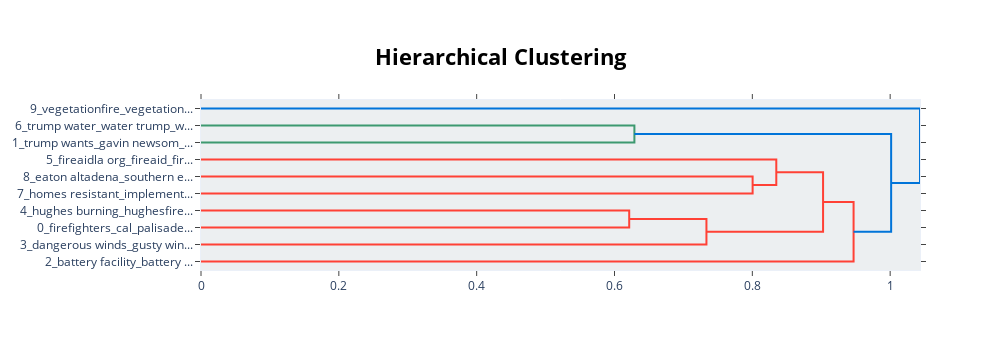

Notebook cell for this chart:
### Code cell
model.visualize_hierarchy()

### Figure 1 — Plotly figure (JSON) as saved in the notebook; plotly's stock layout.template omitted (floating-point values rounded to 4 significant figures)
{"data": [{"hoverinfo": "text", "marker": {"color": "rgb(61,153,112)"}, "mode": "lines", "type": "scatter", "x": [0, 0.6289, 0.6289, 0], "xaxis": "x", "y": [-15, -15, -25, -25], "yaxis": "y"}, {"hoverinfo": "text", "marker": {"color": "rgb(255,65,54)"}, "mode": "lines", "type": "scatter", "x": [0, 0.8004, 0.8004, 0], "xaxis": "x", "y": [-45, -45, -55, -55], "yaxis": "y"}, {"hoverinfo": "text", "marker": {"color": "rgb(255,65,54)"}, "mode": "lines", "type": "scatter", "x": [0, 0.8348, 0.8348, 0.8004], "xaxis": "x", "y": [-35, -35, -50, -50], "yaxis": "y"}, {"hoverinfo": "text", "marker": {"color": "rgb(255,65,54)"}, "mode": "lines", "type": "scatter", "x": [0, 0.6213, 0.6213, 0], "xaxis": "x", "y": [-65, -65, -75, -75], "yaxis": "y"}, {"hoverinfo": "text", "marker": {"color": "rgb(255,65,54)"}, "mode": "lines", "type": "scatter", "x": [0.6213, 0.7334, 0.7334, 0], "xaxis": "x", "y": [-70, -70, -85, -85], "yaxis": "y"}, {"hoverinfo": "text", "marker": {"color": "rgb(255,65,54)"}, "mode": "lines", "type": "scatter", "x": [0.8348, 0.9026, 0.9026, 0.7334], "xaxis": "x", "y": [-42.5, -42.5, -77.5, -77.5], "yaxis": "y"}, {"hoverinfo": "text", "marker": {"color": "rgb(255,65,54)"}, "mode": "lines", "type": "scatter", "x": [0.9026, 0.9469, 0.9469, 0], "xaxis": "x", "y": [-60, -60, -95, -95], "yaxis": "y"}, {"hoverinfo": "text", "marker": {"color": "rgb(0,116,217)"}, "mode": "lines", "type": "scatter", "x": [0.6289, 1.001, 1.001, 0.9469], "xaxis": "x", "y": [-20, -20, -77.5, -77.5], "yaxis": "y"}, {"hoverinfo": "text", "marker": {"color": "rgb(0,116,217)"}, "mode": "lines", "type": "scatter", "x": [0, 1.043, 1.043, 1.001], "xaxis": "x", "y": [-5, -5, -48.75, -48.75], "yaxis": "y"}], "layout": {"autosize": false, "height": 350, "hoverlabel": {"bgcolor": "white", "font": {"family": "Rockwell", "size": 16}}, "hovermode": "closest", "plot_bgcolor": "#ECEFF1", "showlegend": false, "title": {"font": {"color": "Black", "size": 22}, "text": "<b>Hierarchical Clustering</b>", "x": 0.5, "xanchor": "center", "yanchor": "top"}, "width": 1000, "xaxis": {"mirror": "allticks", "rangemode": "tozero", "showgrid": false, "showline": true, "showticklabels": true, "ticks": "outside", "type": "linear", "zeroline": false}, "yaxis": {"mirror": "allticks", "range": [-100, 0], "rangemode": "tozero", "showgrid": false, "showline": true, "showticklabels": true, "tickmode": "array", "ticks": "outside", "ticktext": ["9_vegetationfire_vegetation...", "6_trump water_water trump_w...", "1_trump wants_gavin newsom_...", "5_fireaidla org_fireaid_fir...", "8_eaton altadena_southern e...", "7_homes resistant_implement...", "4_hughes burning_hughesfire...", "0_firefighters_cal_palisade...", "3_dangerous winds_gusty win...", "2_battery facility_battery ..."], "tickvals": [-5, -15, -25, -35, -45, -55, -65, -75, -85, -95], "type": "linear", "zeroline": false}}}
